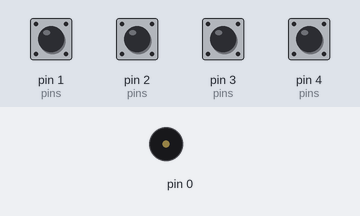
A sketch run on a simulated Arduino Uno, built with avr-gcc and run on an emulated ATmega328P. On the bench: buzzer (waves = sounding). The inputs (shaded band) are chosen by the test bench; at power-on: pin 1 (pins), pin 2 (pins), pin 3 (pins), pin 4 (pins) HIGH. Sleep ends after the set time or at an interrupt; random numbers use the default seed unless the sketch sets one.

Above: at 2.7 s.
2.8 s: pin 1 (pins) pulled LOW for 0.15 s
At 3.9 s:
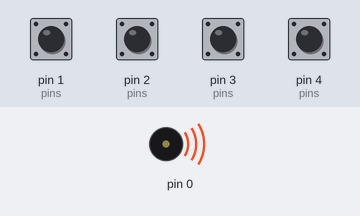
5.9 s: pin 3 (pins) pulled LOW for 0.15 s
8.9 s: pin 3 (pins) pulled LOW for 1 s
At 14.4 s:
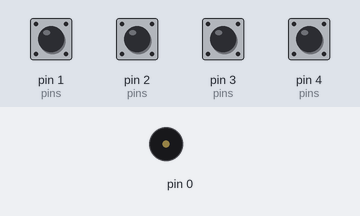
Timing chart, 0 to 15.9 s (numbered marks = the images above; inputs shaded):
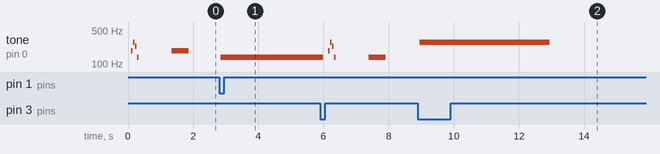

The sketch:

simon-game.ino
```cpp
#include <avr/sleep.h>

const int g = 1;
const int r = 4;
const int y = 2;
const int b = 3;


// blue - 329.628
// yellow - 277.183
// red - 220
// green 164.814

uint8_t seq[32];

uint8_t pins[] = {g, r, y, b};
//uint16_t freq[] = {351, 261, 212, 175};   // original
//uint16_t freq[] = {331, 276, 220, 163}; // real

uint16_t freq[] = {139, 186, 234, 278}; // real

uint8_t remap[] = {1, 3, 2, 0};//{0, 2, 3, 1};


enum {
  STATE__START = 0,
  STATE__PLAY,
  STATE__PRESS,
  STATE__RELEASE,
  STATE__FAIL,
  STATE__VICTORY,
  STATE__SLEEP
};


uint8_t btnState[4];
uint8_t lastBtnState[4];
uint32_t lastDebounceTime[4];
uint32_t debounceDelay = 50;

uint8_t btnPress[4];
uint8_t btnRelease[4];

uint8_t test = 0;

uint8_t skill = 0;


void processButtons()
{
  uint8_t i;

  for(i=0; i<4; i++) {
    uint8_t r = digitalRead(pins[i]);

    if(r != lastBtnState[i])
      lastDebounceTime[i] = millis();

    if((millis() - lastDebounceTime[i]) > debounceDelay) {

      if(btnState[i] == 1 && r == 0)
        btnPress[i] = 1;
      else if(btnState[i] == 0 && r == 1)
        btnRelease[i] = 1;

      btnState[i] = r;
    }

    lastBtnState[i] = r;
  }
}


void playIntro()
{
  uint8_t i;
  for(i=0; i<4; i++) {
    uint8_t x = remap[i];
    uint8_t pin = pins[x];
    digitalWrite(pin, 0);
    pinMode(pin, OUTPUT);
    tone(0, freq[x]);
    delay(50);
    pinMode(pin, INPUT_PULLUP);
    noTone(0);
    digitalWrite(0, 1);
    delay(10);
  }
}

void playVictory()
{
  uint8_t i,j;
  for(j=0; j<8; j++) {
    for(i=0; i<4; i++) {
      uint8_t pin = pins[i];
      digitalWrite(pin, 0);
      pinMode(pin, OUTPUT);
      tone(0, freq[i]);
      delay(50);
      pinMode(pin, INPUT_PULLUP);
      noTone(0);
      digitalWrite(0, 1);
      delay(10);
    }
  }
}

void setup() {
  // put your setup code here, to run once:
  pinMode(0, OUTPUT);
  pinMode(1, INPUT_PULLUP);
  pinMode(2, INPUT_PULLUP);
  pinMode(3, INPUT_PULLUP);
  pinMode(4, INPUT_PULLUP);

  set_sleep_mode(SLEEP_MODE_PWR_DOWN);
  sleep_enable();
}


void Button_callback(void)
{
  uint8_t i;
  for(i=0; i<4; i++) {
    if(digitalRead(pins[i]) == 0) {
      skill = i;
      break;
    }
  }
}


uint8_t level = 1;


uint8_t state = STATE__START;
uint8_t idx = 0;
uint8_t input = 0;


uint32_t last_press = 0;


void loop() {
  uint8_t i;

  processButtons();


  switch(state) {
    case STATE__START: {

      // Wait till start
//      if(btnRelease[0] == 1) {
//        btnRelease[0] = 0;

        // Play intro
        delay(100);
        playIntro();
        delay(1000);

        state = STATE__PLAY;
        level = 1;

        // Generate new sequence
        randomSeed(millis());
        for(i=0; i<32; i++)
          seq[i] = random(256);
//      }
    } break;

    case STATE__PLAY:
    {
      for(i=0; i<level; i++) {
        uint8_t c = seq[i] & 0x3;

        uint8_t pin = pins[c];
        digitalWrite(pin, 0);
        pinMode(pin, OUTPUT);
        tone(0, freq[c]);

        if(level < 6)
          delay(525); // 420ms
        else if(level < 14)
          delay(400); // 320ms
        else
          delay(275); // 220ms

        pinMode(pin, INPUT_PULLUP);
        noTone(0);
        digitalWrite(0, 1);
        delay(63);  // 50ms
      }

      state = STATE__PRESS;
      last_press = millis();
      idx = 0;
    } break;

    case STATE__PRESS: {

      if((millis() - last_press) > 10000) {
        state = STATE__FAIL;
      }

      for(i=0; i<4; i++) {
        uint8_t pin = pins[i];

        if(btnPress[i]) {
          tone(0, freq[i]);
          input = i;
          state = STATE__RELEASE;

          last_press = millis();
          break;
        }
      }
    } break;

    case STATE__RELEASE: {

      if((millis() - last_press) > 10000) {
        state = STATE__FAIL;
      }

      if(btnRelease[input]) {
        noTone(0);
        digitalWrite(0, 1);

        if((seq[idx] & 0x3) == input) {
          idx++;

          if(idx == level) {

            if((skill == 0 && level == 8) || (skill == 1 && level == 14) || (skill == 2 && level == 20) || (skill == 3 && level == 31))
              state = STATE__VICTORY;
            else {
              state = STATE__PLAY;
              level++;
              delay(500);
            }

            break;
          }

          state = STATE__PRESS;
        } else {
          state = STATE__FAIL;
          break;
        }
      }
    } break;

    case STATE__FAIL: {

      uint8_t pin = pins[input];
      digitalWrite(pin, 0);
      pinMode(pin, OUTPUT);
      tone(0, freq[input]);
      delay(3000);
      pinMode(pin, INPUT_PULLUP);
      noTone(0);
      digitalWrite(0, 1);

      state = STATE__SLEEP;
    } break;

    case STATE__VICTORY: {
      playVictory();
      state = STATE__SLEEP;
    } break;

    case STATE__SLEEP: {
      state = STATE__START;

      attachInterrupt(1, Button_callback, CHANGE);
      attachInterrupt(2, Button_callback, CHANGE);
      attachInterrupt(3, Button_callback, CHANGE);
      attachInterrupt(4, Button_callback, CHANGE);
      sei();
      sleep_cpu();
      detachInterrupt(1);
      detachInterrupt(2);
      detachInterrupt(3);
      detachInterrupt(4);
    } break;
  }


  for(i=0; i<4; i++) {
    btnPress[i] = 0;
    btnRelease[i] = 0;
  }

//  if(!digitalRead(g)) {
//    tone(0, 139);
//  } else if(!digitalRead(r)) {
//    tone(0, 186);
//  } else if(!digitalRead(y)) {
//    tone(0, 234);
//  } else if(!digitalRead(b)) {
//    tone(0, 278);
//  } else {
////
//    noTone(0);
//    digitalWrite(0, 1);
//  }

}
```

Measured:
- after the input at 2.8 s, tone on pin 0: silent → 139 Hz after 0.05 s
- after the input at 8.9 s, tone on pin 0: silent → 278 Hz after 0.05 s, → silent 4.0 s later
- by itself, tone on pin 0: plays 186 Hz for 0.05 s, 278 Hz for 0.05 s, 234 Hz for 0.05 s, 139 Hz for 0.05 s, 186 Hz for 0.53 s
